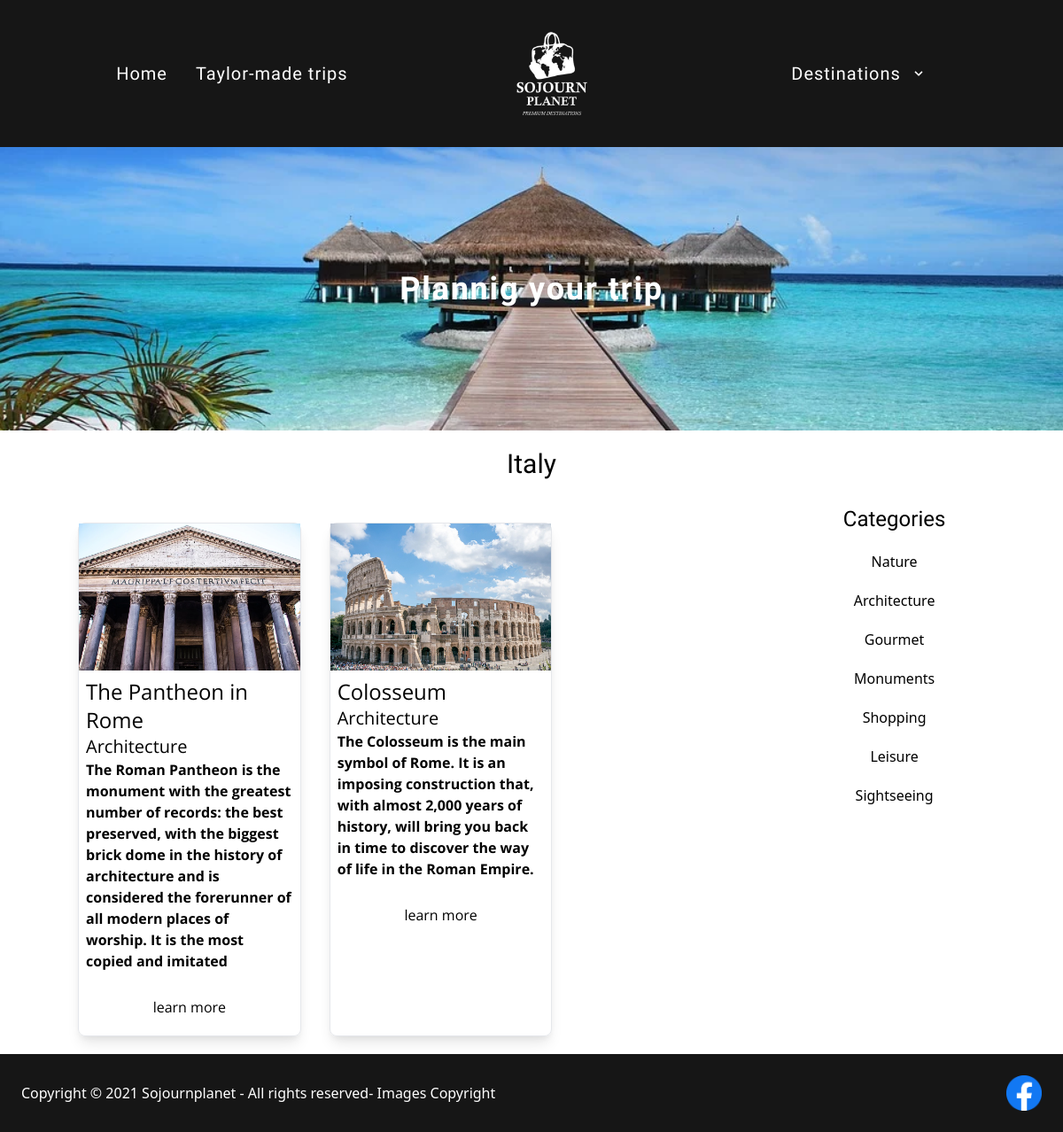
The page /Country.php?id=1 on the database its author committed.
### tables this page shows
CREATE TABLE `countries` (
  `id` int(11) NOT NULL,
  `name` varchar(255) NOT NULL,
  `destination_id` int(11) NOT NULL,
  `region_id` int(11) DEFAULT NULL
);

CREATE TABLE `posts` (
  `id` int(11) NOT NULL,
  `title` varchar(255) NOT NULL,
  `extract` text NOT NULL,
  `body` text NOT NULL,
  `image` varchar(255) NOT NULL,
  `destination_id` int(11) NOT NULL,
  `country_id` int(11) NOT NULL,
  `category_id` int(11) NOT NULL,
  `region_id` int(11) DEFAULT NULL,
  `date` date NOT NULL
);

CREATE TABLE `categories` (
  `id` int(11) NOT NULL,
  `name` varchar(255) NOT NULL
);

### config/db.php (called while the page is built)
<?php
	class Connect
	{
		public static function connection(){
			$cnx = new mysqli('localhost', 'root', '', 'travel');
			$cnx->set_charset("utf8");
			return $cnx;
		}
	}
?>

### models/Country.php (called while the page is built, shortened)
<?php
class Country extends Connect{
    private $db;
    public function __construct(){
		$this->db = Connect::connection();
	}
    public function get_country($id) {
		$sql="SELECT * FROM countries WHERE id=".$id;
		$query = $this->db->query($sql);
		$row = $query->fetch_assoc();
		return $row;
    }
}
?>

### models/Post.php (called while the page is built, shortened)
<?php
class Post extends Connect{
    private $db;
    private $posts;
    public function __construct(){
		$this->db = Connect::connection();
		$this->posts = array();
	}
    public function get_posts($country_id){
        $query = $this->db->query("SELECT countries.id cont_id, countries.name name,posts.id id,posts.title title,posts.extract extract,posts.image image,posts.date date,categories.id cat_id,categories.name category FROM countries, posts,categories WHERE country_id=$country_id AND posts.category_id =categories.id AND countries.id =$country_id ");
		while ($rows = $query->fetch_assoc()){
			$this->posts[] = $rows;
		}
		return $this->posts;
    }
}

### models/Category.php (called while the page is built, shortened)
<?php
class Category extends Connect{
    private $db;
    private $categories;
    public function __construct(){
		$this->db = Connect::connection();
		$this->categories = array();
	}
    public function get_categories(){
		$query = $this->db->query("SELECT * FROM categories");
		while ($rows = $query->fetch_assoc()){
			$this->categories[] = $rows;
		}
		return $this->categories;
	}
}

### Country.php (the view)
<?php include 'templates/header.php';?>
<div class="container w-3/4 mx-auto mt-5">
<?php
      require 'models/Country.php';
      $id = $_GET['id'];
      $country = new Country();
      $count= $country->get_country($id);
    ?>
<h1 class="text-3xl text-center titulo"><?php echo $count['name'];?></h1>
</div>
<div class="container flex flex-row mx-auto mt-2">
<div class="grid w-4/5 grid-cols-1 gap-8 mt-5 md:grid-cols-2 lg:grid-cols-3">
<?php
        require 'models/Post.php';
        $country_id = $_GET['id'];
        $posts = new Post();
        $pos=$posts->get_posts($country_id);
        foreach($pos as $po){?>
        <div class="mt-5 border rounded-lg shadow-lg outline-none respuesta">
            <img src="img/<?php echo $po['image'];?>" class="" alt="...">
            <div class="p-2">
              <h3 class="text-2xl"><?php echo $po['title'];?></h3>
              <p class="text-xl"><?php echo $po['category'];?></p>
              <p class="font-bold"><?php echo $po['extract'];?></p>
            </div>
            <div class="flex justify-center mb-5">
            <a href="Post.php?id=<?php echo $po['id'];?>" class="mt-5 text-center hover:text-gray-500">learn more</a>
            </div>
             </div>
       <?php }
        ?>
</div>
<div class="container flex flex-col items-center justify-start w-1/5 mx-auto mt-5">
<h1 class="mb-5 text-2xl text-center titulo">Categories</h1>
<?php
   require 'models/Category.php';
   $categoriess = new Category();
   $cats = $categoriess->get_categories();
   foreach($cats as $cat){?>
         <a class="mb-5" href="Category.php?id=<?php echo $cat['id'];?>"><?php echo $cat['name'];?></a>
 <?php  } ?>
</div>
</div>
<?php include 'templates/footer.php';?>

### css/style.css (style rules this page uses)
.titulo { font-family: 'Patua One', cursive; }
.respuesta { font-family: 'Open Sans', sans-serif; }

### rows shown on the page
countries: name "Italy"
posts: image (picture), title "The Pantheon in Rome", category.name "Architecture", extract "The Roman Pantheon is the monument with the greatest number of records: the best preserved, with the biggest brick dome in the history of architecture and is considered the forerunner of all modern places of worship. It is the most copied and imitated"
posts: image (picture), title "Colosseum", category.name "Architecture", extract "The Colosseum is the main symbol of Rome. It is an imposing construction that, with almost 2,000 years of history, will bring you back in time to discover the way of life in the Roman Empire."
categories: name "Nature"
categories: name "Architecture"
categories: name "Gourmet"
categories: name "Monuments"
categories: name "Shopping"
categories: name "Leisure"
categories: name "Sightseeing"
